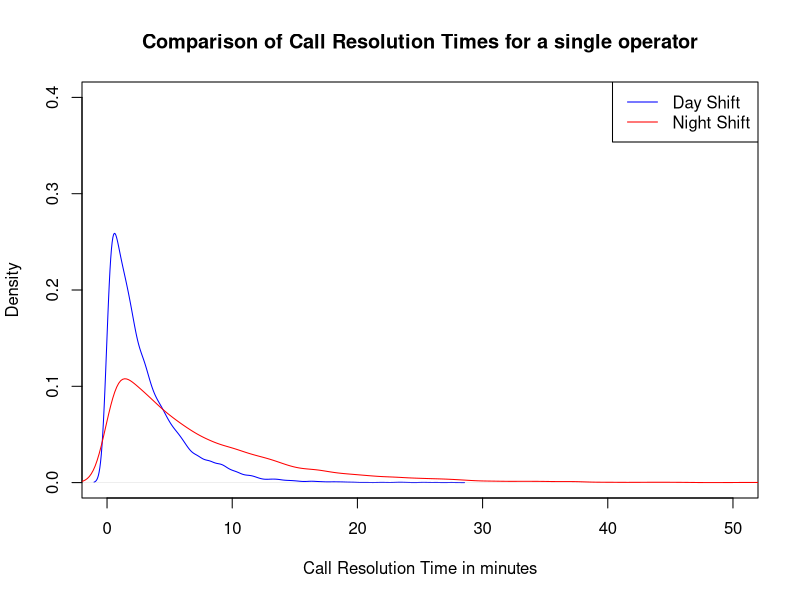
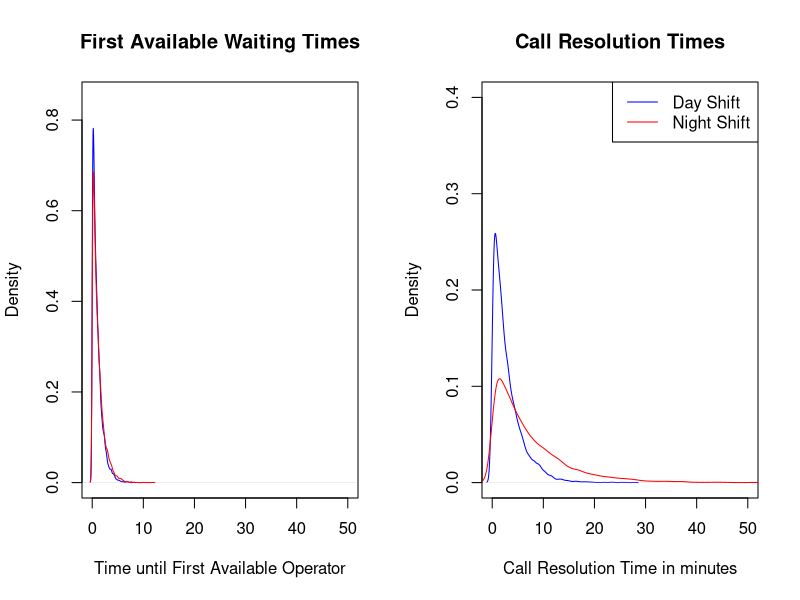
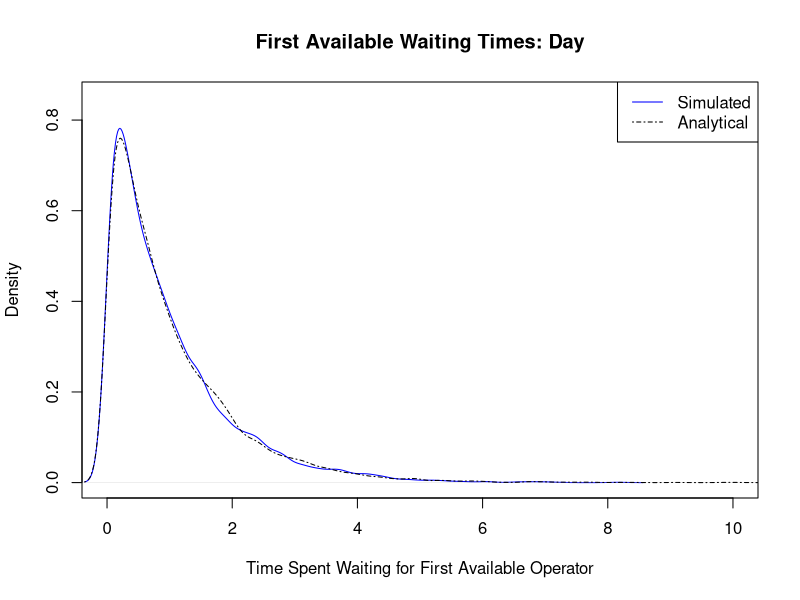
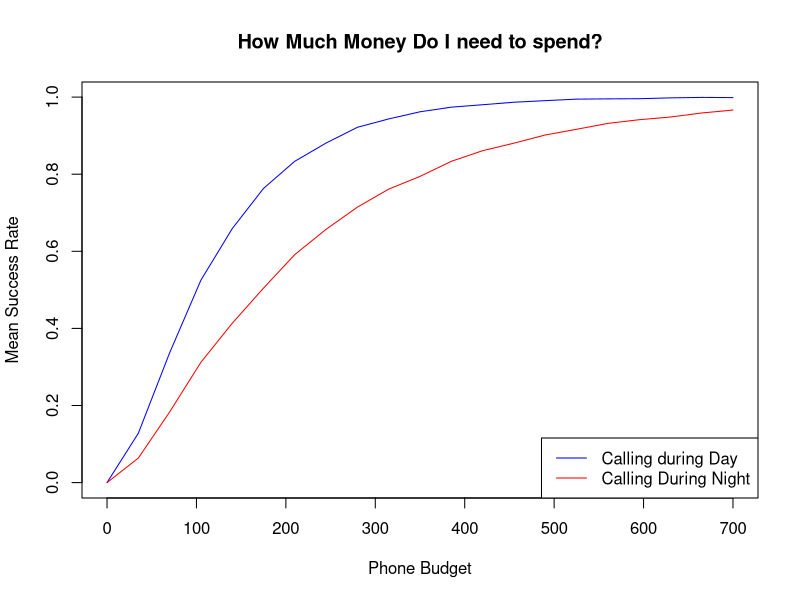

These figures' R source, in order:
## ---- chunk 1
knitr::opts_chunk$set(echo = FALSE)
library(tidyverse)

day_rate <-  1/3
night_rate <-  1/7
num_day <- 3
num_night <- 6
call_cost_day <- 31.85
call_cost_night <-  27.94

## ---- chunk 2


#Simulate resolution times for a single operator
day_simulations <- rexp(n = 10000, rate = day_rate)
night_simulations <- rexp(n = 10000, rate = night_rate)
#Day and Night plots
      density(day_simulations) %>% 
      plot(xlab = "Call Resolution Time in minutes", main = "Comparison of Call Resolution Times for a single operator",xlim = c(0,50),ylim = c(0,0.4), col = "blue")
lines(density(night_simulations), col = "red")
legend("topright", c("Day Shift","Night Shift") ,col = c("blue","red"), lty = 1)
      
    

## ---- chunk 3

call_pickup <- function(num_operators, pickup_rate){
  
  pickup_time <- rexp(n = num_operators,
                      rate = pickup_rate) %>% 
                      min()
  return(pickup_time)
}


## ---- chunk 4
#Simulate the waiting times for each shift
daytime_first_sim <-
  replicate(n = 10000,
            expr = call_pickup(num_operators = num_day, pickup_rate = day_rate))

night_first_sim <-
  replicate(n = 10000,
            expr = call_pickup(num_operators = num_night, pickup_rate = night_rate))
## ---- chunk 5
par(mfrow = c(1,2))
density(daytime_first_sim) %>% 
  plot(xlab = "Time until First Available Operator", main = 'First Available Waiting Times',xlim = c(0,50),ylim = c(0,0.85), col = "blue")
lines(density(night_first_sim),col = "red")


density(day_simulations) %>% 
      plot(xlab = "Call Resolution Time in minutes", main = "Call Resolution Times",xlim = c(0,50),ylim = c(0,0.4), col = "blue")
lines(density(night_simulations), col = "red")
legend("topright", c("Day Shift","Night Shift") ,col = c("blue","red"), lty = 1)
      
    
## ---- chunk 6

first_order_sim <- function(n,rate){
  u <- runif(n =1)
  #Probability Inverse Transform of the CDF of the Min 
  -log(1-u)/(n*rate)
}

## ---- chunk 7

analytical_first_order <- replicate(n = 10000,expr =  first_order_sim(n = num_day,rate = day_rate)) 

par(mfrow = c(1,1))
density(daytime_first_sim) %>% 
  plot(xlab = "Time Spent Waiting for First Available Operator", main = 'First Available Waiting Times: Day',xlim = c(0,10),ylim = c(0,0.85), col = "blue")
lines(density(analytical_first_order),lty = 4, col = "black")
legend("topright", c("Simulated","Analytical"), col =c("blue","black"), lty = c(1,4))
## ---- chunk 8

call_scenario <-
  function(num, #number of  operators
           rate, #lambda characterising their performance
           budget = 50, #How much airtime you have to spend
           call_cost = 31.85, #cost per MINUTE
           period = 0 #0 is day and 1 is night
           ){

        #Simulate When An Operator Will Be Available
        waiting_time <- first_order_sim(n = num,rate = rate)
        #Simulate How Long it will take to resolve your issue
        resolution_time <- rexp(n = 1, rate = rate)
        #Calculate Money Spent Waiting for Call to be answered
        money_spent <- (waiting_time + resolution_time) * call_cost
        budget <- max(0, budget - money_spent)
        
        if(budget > 0){
          #IF you have money leftover and You didn't hang up, Call was Answered
          return(c(result = TRUE,period = period ))
        }else{
          return(c(result = FALSE, period  = period))
        }
        
}



## ---- chunk 9

 
simulation_results_day <- replicate(n = 10000,
         expr = call_scenario(num = num_day,
                              rate = day_rate,
                              budget = 50,
                              call_cost = call_cost_day
                         )) %>% t()

simulation_results_night <- replicate(n = 10000,
         expr = call_scenario(num = num_night,
                              rate = night_rate,
                              budget = 50,
                              period = 1,
                              call_cost = call_cost_night
                         )) %>% t()


mean_success_day <- simulation_results_day[,1] %>% mean()
mean_success_night <- simulation_results_night[,1] %>% mean()

cat("The mean success rate for calling during the day is: ", mean_success_day*100,"% \n")
cat("The mean success rate for calling during the night is: ", mean_success_night*100,"% \n")

## ---- chunk 10
library(furrr)

repeated_simulation_day <- function(budget){
  #Conduct Day Simulation with hyperparameters 10000 times and calculate success rate
  #For a given budget
  replicate(n = 10000,
         expr = call_scenario(num = num_day,
                              rate = day_rate,
                              budget = budget,
                              call_cost = call_cost_day
                         )) %>% t() %>% .[,1] %>% mean()
}

repeated_simulation_night <- function(budget){
  replicate(n = 10000,
         expr = call_scenario(num = num_night,
                              rate = night_rate,
                              budget = budget,
                              period = 1,
                              call_cost = call_cost_night
                         )) %>% t() %>% .[,1] %>% mean()
}

budget_range <- seq(0,700,length.out = 21)

day_budget_range <- furrr::future_map(.x = budget_range,.f = repeated_simulation_day) %>% unlist()

night_budget_range <- furrr::future_map(.x = budget_range,.f = repeated_simulation_night) %>% unlist()

plot(x = budget_range , y = day_budget_range , col = "blue" , type = "l", xlab ="Phone Budget", ylab = "Mean Success Rate", main = "How Much Money Do I need to spend?")
lines(x = budget_range, y = night_budget_range , col = "red")
legend("bottomright", c("Calling during Day","Calling During Night"), col = c("blue","red"), lty = 1)
